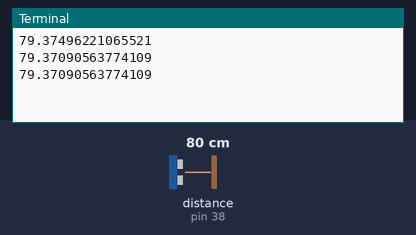
Bench run of a program on a simulated Raspberry Pi (header pin numbers). Shown: the last lines printed to the terminal. The inputs (shaded band) are chosen by the test bench; at power-on: distance to the obstacle (sensor on pin 38) 80 cm. The echo pulse lasts 58.3 µs per cm; the clock reads 2024-03-15 10:24:30 at power-on unless the program sets it.

Above: at 5.0 s.
5.1 s: distance to the obstacle (sensor on pin 38) set to 2 cm
At 5.1 s:
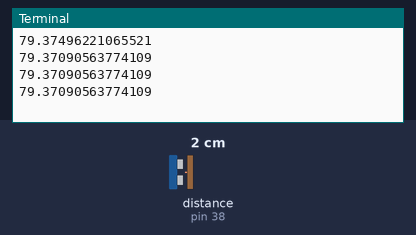
6.6 s: distance to the obstacle (sensor on pin 38) set to 4 cm
At 7.7 s:
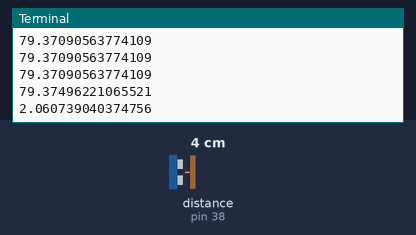
Timing chart, 0 to 9.6 s (numbered marks = the images above; inputs shaded):
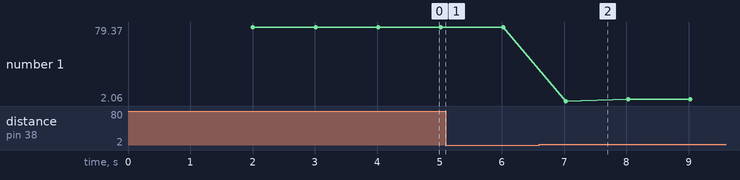

Measured:
- plotted number 1: 79.37 → 3.96 after the input at 6.6 s

The program:

3-distance-base-code.py
```python
#############################
#   Displaying distance
#   from distance sensor.
############################


import RPi.GPIO as GPIO
import time

#Things to consider:
#-use IDLE (for python 3.X) rather than Thonny
#-use 5v pin on RPi (pins 2 & 4) NOT 3.3v

#CAUTION: do not sent 5v into RPi! use voltage divider

GPIO.setmode(GPIO.BOARD) #physical numbering scheme
trig = 40
echo = 38

GPIO.setup(trig, GPIO.OUT) #set pin 38 as output
GPIO.setup(echo, GPIO.IN) #set pin 40 as input

GPIO.output(trig, False) #start trig at 0
time.sleep(1) # delay for setup

def distance():
    GPIO.output(trig, True) #LED on
    time.sleep(0.00001) #figure out how much time this is
    GPIO.output(trig, False) #LED off

    while GPIO.input(echo)==0:
        start = time.time()

    while GPIO.input(echo)==1:
        stop = time.time()
        distance = 17014.5*(stop-start)

    return distance #in centimeters

scanON = True
while (scanON):
    dist = distance() # function call
    time.sleep(1)

    if dist < 1000: # print condition
        print(dist)
    if dist < 2: # exit condition
        scanON = False

GPIO.cleanup()
```
